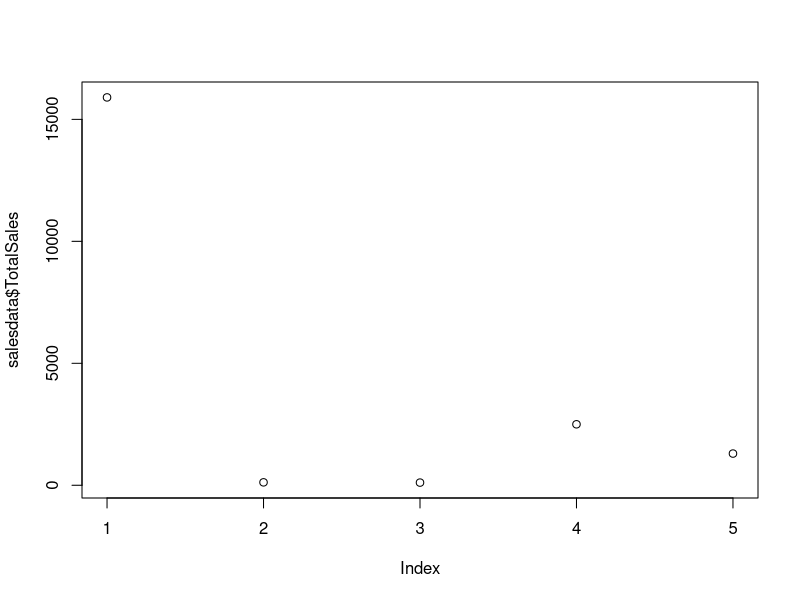
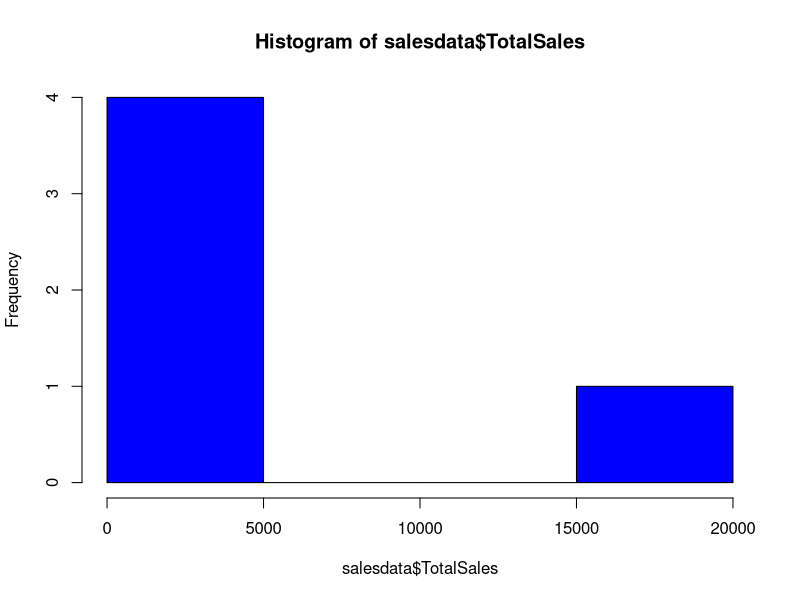

Write the R code that produced these figures, in order.
# data.frames....

# Creating a data.frame explicitly...
state_code = c("CT", "ME", "MA", "NH", "RI", "VT")
population <- c(3576452, 1331479, 6811779, 1334795, 1056426, 624594 )
houseseats <- c(5, 2, 9, 2, 2, 1)

# Note: stringasfactors = FALSE so we don't get factors... 
ne_state_data <- data.frame(state_code,population, houseseats, stringsAsFactors = FALSE)
ne_state_data

ne_state_data$state_code

# Use RStudio Session menu to change the 
# working directory to where the data files are.

# Set the working folder where the data file is...
# datapath <- paste0(Sys.getenv("HOME"), "/IntroductionToR/Data")
# setwd(datapath)

# run the set folder script....

# Confirm the data file path is correct?
getwd()

# Creating a data.frame implicitly...

salesdata <- read.csv("sales.csv",header=T,sep=",",stringsAsFactors = FALSE)
salesdata

# What class is this?
class(salesdata)

# Get information about the data.frame...
str(salesdata)

# Just show the first few rows...
head(salesdata)
tail(salesdata)

# Get the number of rows and columns...
dim(salesdata)

# read.csv can use column headers as column names...
summary(salesdata$TotalSales)
plot(salesdata$TotalSales)
hist(salesdata$TotalSales, col = 'blue')


#
#####################################
#  Slicing & Filtering              #
#####################################

# Column slicing...
salesdata["TotalSales"]
salesdata[1]
class(salesdata["TotalSales"])
salesdata[,"TotalSales"]
salesdata[c("LastName", "TotalSales")]
# We get a data.frame back...
class(salesdata[c("LastName", "TotalSales")])

# Slicing out rows...
salesdata[,2]
salesdata[1:3,]
class(salesdata[1:3,])

# As we have seen, we can filter on rows...
salesdata[salesdata$TotalSales > 120,]

#####################################################
# No headings.  Columns are automatically named...  #
#####################################################
salesdata <- read.csv("sales_noheadings.csv",header=F,sep=",", stringsAsFactors = FALSE)
salesdata

names(salesdata) <- c('SalesPersonID','FirstName', 'LastName', 'TotalSales', 'AsOfDate', 'SentDate', 'EmployeeID')
salesdata

# Assigning row names.
# A way to easily reference rows...
rownames(salesdata) <- salesdata$EmployeeID
salesdata

# Can use as an alternate key or just a short hand...
salesdata['108',]

# Making referencing a data frame easier...
attach(salesdata)

TotalSales
mean(TotalSales)

# It's handled by the search path...
# You must be careful of one object hiding another, i.e. masking.
# Be careful of multiple data frames with same column name.

search()

#
#########################################
# Data Frame Shaping...                 #
#########################################

salesdata <- read.csv("sales.csv",header=T,sep=",", stringsAsFactors = FALSE)
salesdata

# Updating a value...
salesdata[SalesPersonID == 6, 'TotalSales'] <- 2000
salesdata[SalesPersonID == 6, 'TotalSales'] 

# Adding a new column to a data.frame...
salesdata$TaxAmount = salesdata$TotalSales * .07  # 7 % tax rate
salesdata

# Removing a column...
salesdata$TaxAmount = NULL
salesdata

# Adding rows to a data.frame...
salesdata <- rbind(salesdata, list(30, 'Sal', 'Amanda', 3000, '3/27/2014', '7/8/2014'))
salesdata

# Removing a row...
salesdata[-6,]

#  Sorting...
salesdata[order(salesdata$LastName, salesdata$FirstName),]

# Using with...
#   with eliminates the need to prefix each column
#   with the data.frame name just for the function.
salesdata[with(salesdata, order(LastName, FirstName)), ]


#####################################################
# Dealing with Missing Data...                      #
#                                                   #
# NULL is not for data frame column values.  NULL   #
# means the column does not exist.                  #
#                                                   #
# NA is a special value meaning the value is not    #
# known, like the NULL values in a database.        #
#####################################################
salesdata <- read.csv("sales_missingdata.csv",header=T,sep=",",stringsAsFactors = FALSE)
salesdata

is.na(salesdata$TotalSales)

salesdata <- read.csv("sales_missingdata.csv",header=T,sep=",", na.strings=c("","NA", "NULL"), stringsAsFactors = FALSE)
salesdata

# Skipping NA values...
sum(salesdata$TotalSales)
sum(salesdata$TotalSales, na.rm=TRUE)

